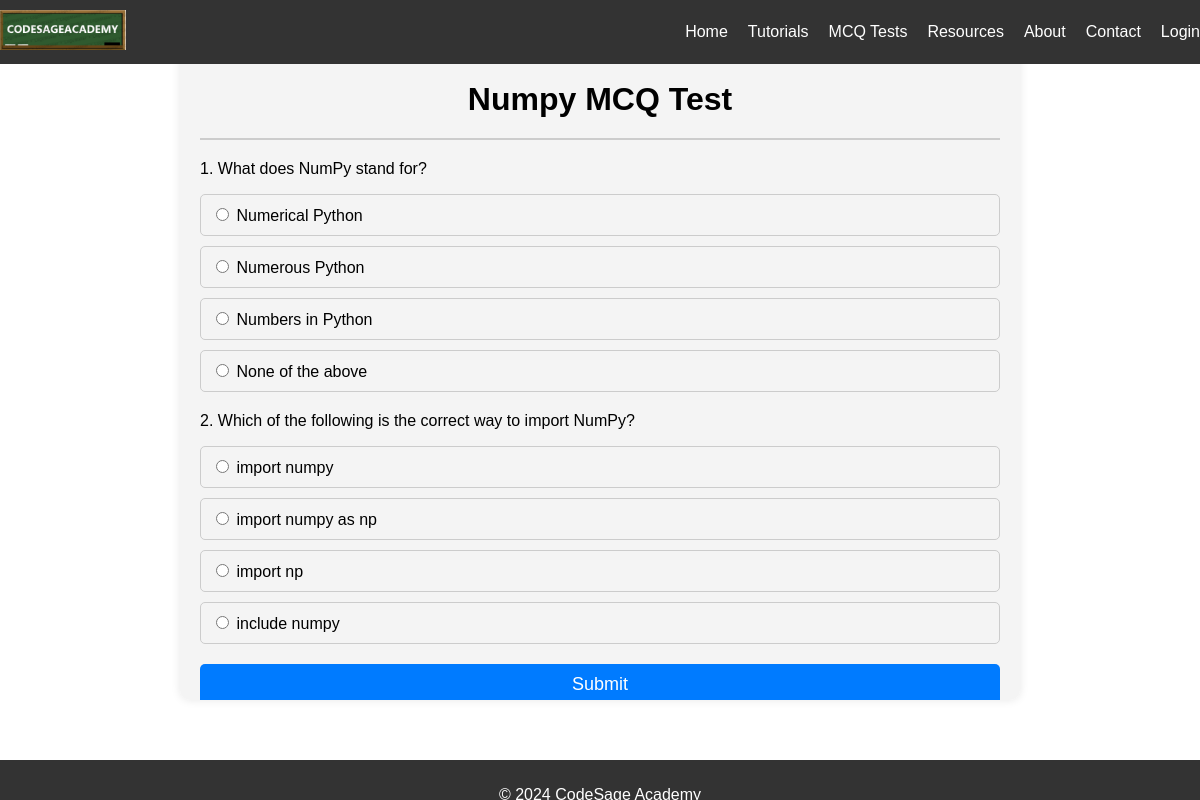
The page /mcq/Python/Numpy on the database its author committed.
### tables this page shows
CREATE TABLE questions (
                id INTEGER PRIMARY KEY AUTOINCREMENT,
                module TEXT NOT NULL,
                question TEXT NOT NULL,
                option1 TEXT NOT NULL,
                option2 TEXT NOT NULL,
                option3 TEXT NOT NULL,
                option4 TEXT NOT NULL,
                correct_option INTEGER NOT NULL
            );

### app.py (the view)
@app.route('/mcq/<language>/<module>')
def mcq_test(language, module):
    with sqlite3.connect('mcq.db') as conn:
        cursor = conn.cursor()
        cursor.execute('SELECT * FROM questions WHERE module = ?', (module,))
        questions = cursor.fetchall()
    return render_template('mcq_test.html', questions=questions, language=language, module=module)

### templates/mcq_test.html (shortened to what this page needs)
<!DOCTYPE html>
<html lang="en">
<head>
    <link rel="stylesheet" href="{{ url_for('static', filename='style.css') }}">
</head>
<body>
    <header>
        <div class="container header">
            <div class="logo">
                <img src="{{ url_for('static', filename='logo1.png') }}" alt="CodeSage Academy Logo">
            </div>
            <nav>
                <ul>
                    <li><a href="{{ url_for('index') }}">Home</a></li>
                    <li><a href="{{ url_for('tutorials') }}">Tutorials</a></li>
                    <li><a href="{{ url_for('Tests') }}">MCQ Tests</a></li>
                    <li><a href="{{ url_for('resources') }}">Resources</a></li>
                    <li><a href="{{ url_for('about') }}">About</a></li>
                    <li><a href="{{ url_for('contact') }}">Contact</a></li>
                    <li><a href="{{ url_for('login') }}">Login</a></li>
                </ul>
            </nav>
        </div>
    </header>
    <main>
        <div class="mcqcontainer">
            <h1 id="mcqid">{{ module }} MCQ Test</h1>
            <form action="{{ url_for('submit', language=language, module=module) }}" method="POST">
                {% for question in questions %}
                <div class="question">
                    <p>{{ loop.index }}. {{ question[2] }}</p>
                    <div class="options">
                        <label><input type="radio" name="{{ question[0] }}" value="1"> {{ question[3] }}</label>
                        <label><input type="radio" name="{{ question[0] }}" value="2"> {{ question[4] }}</label>
                        <label><input type="radio" name="{{ question[0] }}" value="3"> {{ question[5] }}</label>
                        <label><input type="radio" name="{{ question[0] }}" value="4"> {{ question[6] }}</label>
                    </div>
                </div>
                {% endfor %}
                <button type="submit">Submit</button>
            </form>
        </div>
    </main>
    <footer>
        <p>&copy; 2024 CodeSage Academy</p>
    </footer>
</body>
</html>

### static/style.css (style rules this page uses)
body { font-family: Arial, sans-serif; margin: 0; padding: 0; box-sizing: border-box; }
.header { background-color: #333; color: white; padding: 10px 0; display: flex; justify-content: space-between; align-items: center; position: fixed; top: 0; width: 100%; z-index: 1000; }
.header .logo img { height: 40px; }
nav ul { list-style: none; margin: 0; padding: 0; display: flex; }
nav ul li { margin-left: 20px; }
nav ul li a { color: white; text-decoration: none; }
main { padding: 20px; }
.mcqcontainer { max-width: 800px; margin: 0 auto; padding: 20px; background-color: #f4f4f4; border-radius: 10px; box-shadow: 0px 0px 10px rgba(0, 0, 0, 0.1); max-height: 80vh; overflow-y: auto; position: relative; }
#mcqid { text-align: center; margin-bottom: 20px; position: sticky; top: 0; background-color: #f4f4f4; padding: 20px 0; z-index: 1; border-bottom: 2px solid #ccc; }
.question { margin-bottom: 20px; }
.options label { display: block; padding: 10px; border: 1px solid #ccc; border-radius: 5px; margin-bottom: 10px; cursor: pointer; transition: background-color 0.3s ease; }
button[type="submit"] { display: block; width: 100%; padding: 10px; background-color: #007bff; color: white; border: none; border-radius: 5px; cursor: pointer; font-size: 18px; transition: background-color 0.3s ease; }
footer { height: 20px; background-color: #333; color: white; text-align: center; padding: 10px 0; position: fixed; bottom: 0; width: 100%; }

### rows shown on the page
questions: question "What does NumPy stand for?", option1 "Numerical Python", option2 "Numerous Python", option3 "Numbers in Python", option4 "None of the above"
questions: question "Which of the following is the correct way to import NumPy?", option1 "import numpy", option2 "import numpy as np", option3 "import np", option4 "include numpy"

### other values the page prints
{{ module }} "Numpy"
